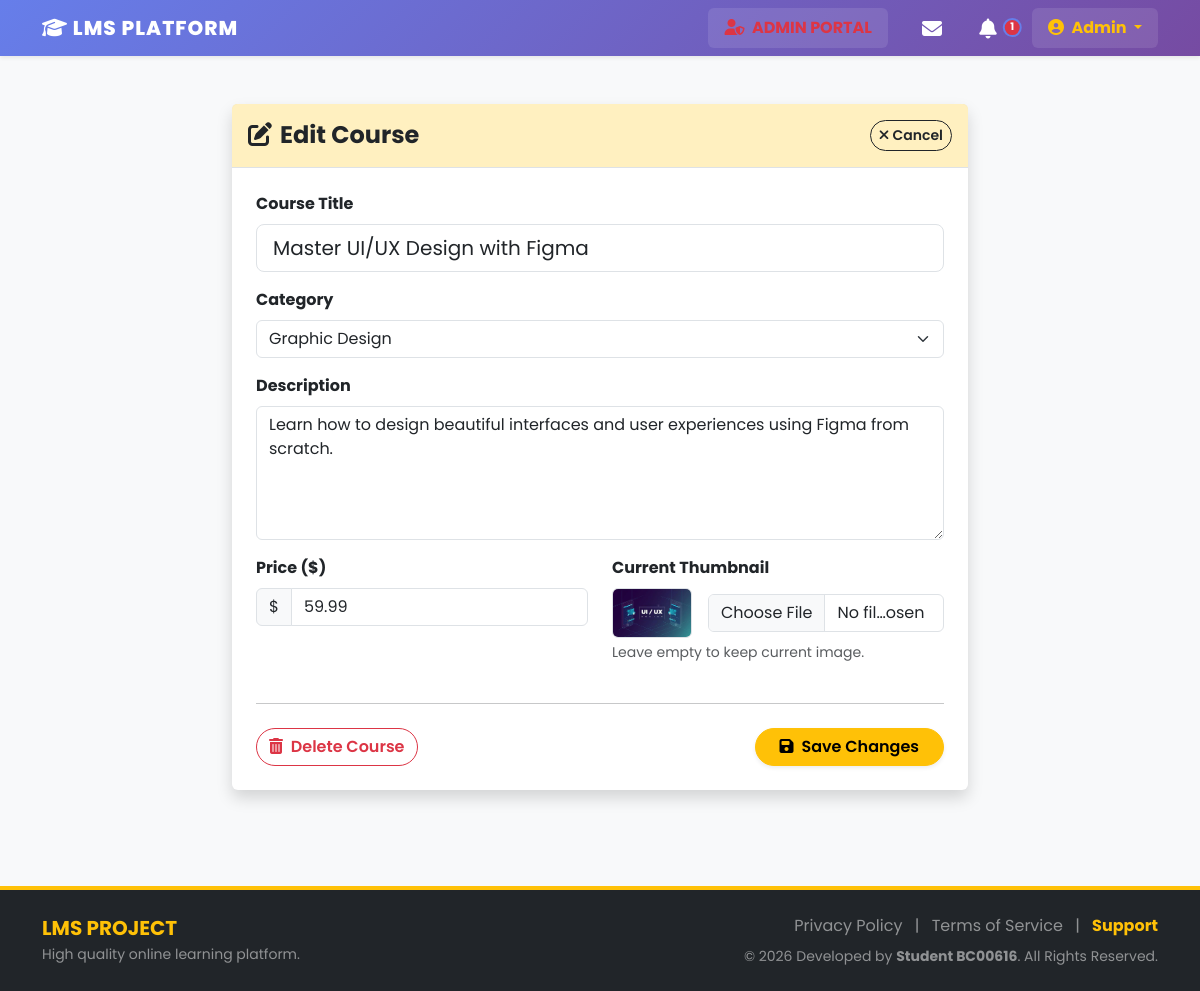
/public/course/edit/20 (signed in), run on the app's committed database.
### tables this page shows
CREATE TABLE `courses` (
  `id` int(11) NOT NULL,
  `title` varchar(150) NOT NULL,
  `slug` varchar(150) NOT NULL,
  `description` text DEFAULT NULL,
  `price` decimal(10,2) DEFAULT 0.00,
  `thumbnail` varchar(255) DEFAULT NULL,
  `instructor_id` int(11) NOT NULL,
  `category_id` int(11) DEFAULT NULL,
  `status` enum('draft','published','hidden') DEFAULT 'draft',
  `created_at` timestamp NOT NULL DEFAULT current_timestamp()
);

CREATE TABLE `categories` (
  `id` int(11) NOT NULL,
  `name` varchar(100) NOT NULL,
  `slug` varchar(100) NOT NULL,
  `description` text DEFAULT NULL
);

### app/Controllers/CourseController.php (called while the page is built, shortened)
<?php
class CourseController extends Controller {
    public function edit($id) {
        $courseModel = $this->model('CourseModel');
        $course = $courseModel->getCourseById($id);
        $isOwner = ($_SESSION['user_id'] == $course['instructor_id']);
        $isAdmin = ($_SESSION['user_role'] === 'admin');
        $this->view('courses/edit', [
            'title' => 'Edit Course: ' . $course['title'],
            'course' => $course,
            'categories' => $courseModel->getCategories()
        ]);
    }
}

### public/index.php (called while the page is built, shortened)
<?php
require_once '../app/Config/Database.php';
require_once '../app/Core/Controller.php';
require_once '../app/Core/App.php';
$app = new App();

### app/Models/CourseModel.php (called while the page is built, shortened)
<?php
require_once '../app/Config/Database.php';
class CourseModel {
    private $conn;
    public function __construct() {
        $db = new Database();
        $this->conn = $db->connect();
    }
    public function getCategories() {
        $stmt = $this->conn->prepare("SELECT * FROM categories");
        $stmt->execute();
        return $stmt->fetchAll();
    }
    public function getCourseById($id) {
        $sql = "SELECT c.*, u.fullname as instructor_name, cat.name as category_name
                FROM courses c
                JOIN users u ON c.instructor_id = u.id
                JOIN categories cat ON c.category_id = cat.id
                WHERE c.id = ?";
        $stmt = $this->conn->prepare($sql);
        $stmt->execute([$id]);
        return $stmt->fetch(PDO::FETCH_ASSOC);
    }
}

### app/Config/Database.php (called while the page is built)
<?php
class Database {
    private $host = 'localhost';
    private $user = 'root';
    private $pass = '';
    private $dbname = 'lms_db';
    public function connect() {
        try {
            $dsn = "mysql:host=" . $this->host . ";dbname=" . $this->dbname . ";charset=utf8";
            $pdo = new PDO($dsn, $this->user, $this->pass);
            $pdo->setAttribute(PDO::ATTR_ERRMODE, PDO::ERRMODE_EXCEPTION);
            return $pdo;
        } catch (PDOException $e) {
            die("Database Connection Error: " . $e->getMessage());
        }
    }
}

### app/Views/courses/edit.php (the view)
<?php require_once '../app/Views/inc/header.php'; ?>
<div class="row justify-content-center mt-4">
    <div class="col-md-8">
        <div class="card shadow border-0 mb-5">
            <div class="card-header bg-warning bg-opacity-25 border-bottom py-3">
                <div class="d-flex justify-content-between align-items-center">
                    <h4 class="mb-0 fw-bold text-dark">
                        <i class="fas fa-edit me-2"></i>Edit Course
                    </h4>
                    <a href="/LMS_Project/public/course/my_courses" class="btn btn-sm btn-outline-dark">
                        <i class="fas fa-times"></i> Cancel
                    </a>
                </div>
            </div>
            <div class="card-body p-4">
                <form action="/LMS_Project/public/course/update/<?= $data['course']['id'] ?>" method="POST" enctype="multipart/form-data">
                    <div class="mb-3">
                        <label class="form-label fw-bold">Course Title</label>
                        <input type="text" name="title" class="form-control form-control-lg" required
                               value="<?= htmlspecialchars($data['course']['title']) ?>">
                    </div>
                    <div class="mb-3">
                        <label class="form-label fw-bold">Category</label>
                        <select name="category_id" class="form-select">
                            <?php foreach($data['categories'] as $cat): ?>
                                <option value="<?= $cat['id'] ?>" <?= ($cat['id'] == $data['course']['category_id']) ? 'selected' : '' ?>>
                                    <?= htmlspecialchars($cat['name']) ?>
                                </option>
                            <?php endforeach; ?>
                        </select>
                    </div>
                    <div class="mb-3">
                        <label class="form-label fw-bold">Description</label>
                        <textarea name="description" class="form-control" rows="5"><?= htmlspecialchars($data['course']['description']) ?></textarea>
                    </div>
                    <div class="row">
                        <div class="col-md-6 mb-3">
                            <label class="form-label fw-bold">Price ($)</label>
                            <div class="input-group">
                                <span class="input-group-text">$</span>
                                <input type="number" name="price" class="form-control" required min="0" step="0.01"
                                       value="<?= $data['course']['price'] ?>">
                            </div>
                        </div>
                        <div class="col-md-6 mb-3">
                            <label class="form-label fw-bold">Current Thumbnail</label>
                            <div class="d-flex align-items-center">
                                <img src="/LMS_Project/public/assets/uploads/<?= $data['course']['thumbnail'] ?>"
                                     width="80" height="50" class="rounded border me-3" style="object-fit: cover;">
                                <input type="file" name="thumbnail" class="form-control" accept="image/*">
                            </div>
                            <div class="form-text text-muted">Leave empty to keep current image.</div>
                        </div>
                    </div>
                    <hr class="my-4">
                    <div class="d-flex justify-content-between align-items-center">
                        <a href="/LMS_Project/public/course/delete/<?= $data['course']['id'] ?>"
                           class="btn btn-outline-danger"
                           onclick="return confirm('WARNING: Are you sure you want to delete this course? This action cannot be undone!');">
                            <i class="fas fa-trash-alt me-1"></i> Delete Course
                        </a>
                        <button type="submit" class="btn btn-warning fw-bold px-4 shadow-sm">
                            <i class="fas fa-save me-1"></i> Save Changes
                        </button>
                    </div>
                </form>
            </div>
        </div>
    </div>
</div>
<?php require_once '../app/Views/inc/footer.php'; ?>

### public/css/style.css (style rules this page uses)
:root { font-family: 'Poppins', -apple-system, BlinkMacSystemFont, 'Segoe UI', sans-serif; --lms-gradient-start: #667eea; --lms-gradient-end: #764ba2; --lms-gradient: linear-gradient(135deg, #667eea 0%, #764ba2 100%); --bs-primary: #667eea; --bs-primary-rgb: 102, 126, 234; --bs-primary-dark: #5a6fd6; }
body { font-family: 'Poppins', -apple-system, BlinkMacSystemFont, 'Segoe UI', sans-serif; }
.btn { border-radius: 50px !important; font-weight: 600 !important; }

### app/Views/inc/header.php (style rules this page uses)
body { min-height: 100vh; display: flex; flex-direction: column; background-color: #f8f9fa; }
.card { border: none; box-shadow: 0 0.125rem 0.25rem rgba(0, 0, 0, 0.075); }

### data on the page
courses: title "Master UI/UX Design with Figma", category_id "Graphic Design", description "Learn how to design beautiful interfaces and user experiences using Figma from scratch.", price "59.99", thumbnail (picture)

### other printed values
$notiCount "1"
$_SESSION['user_name'] "Admin"
